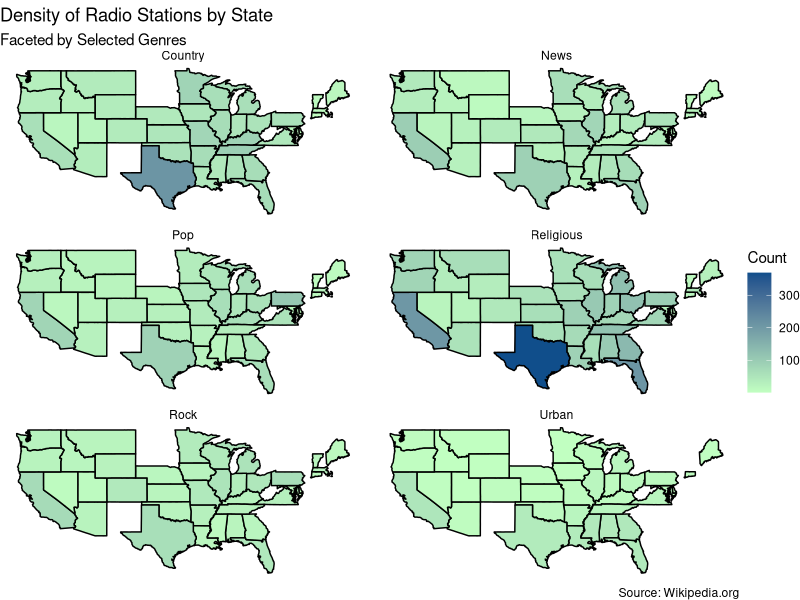
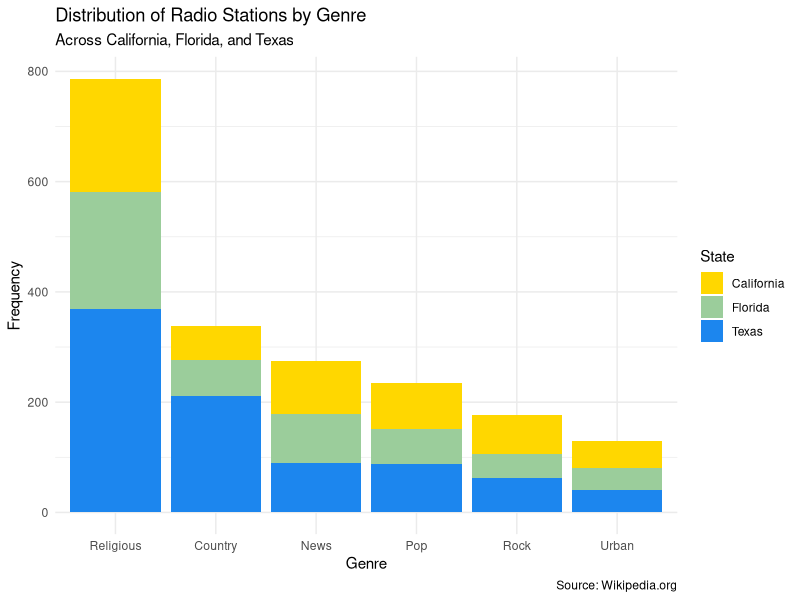
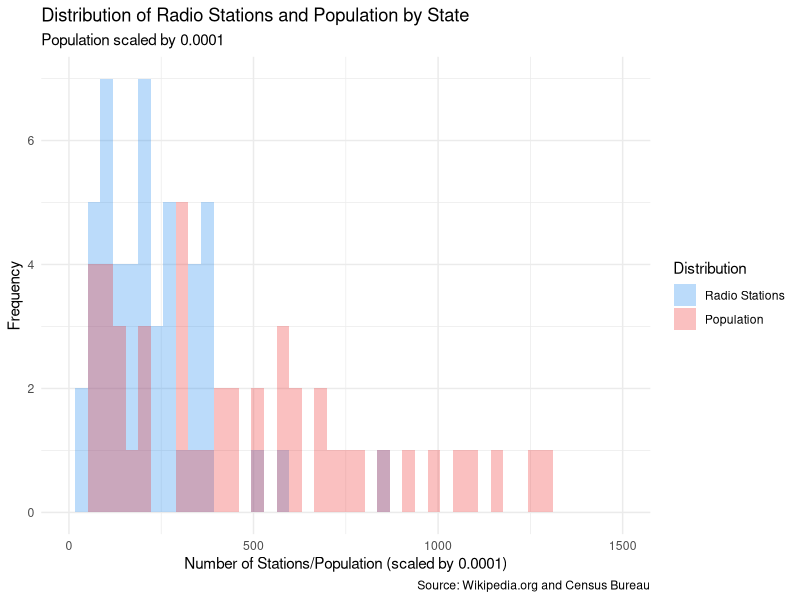
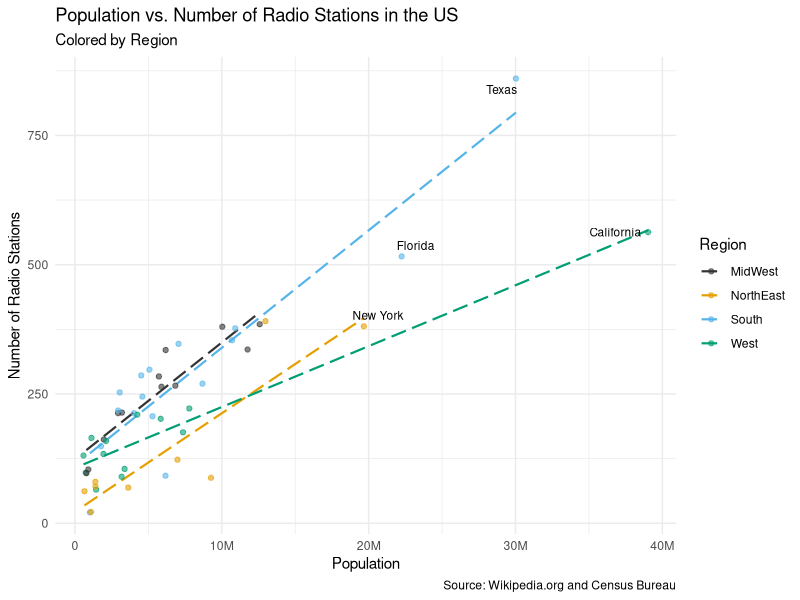

Reproduce these figures in R, in order.
## ---- chunk 1
#| label: load-packages
#| include: false

# Add any additional packages you need to this chunk
# Remove any packages from this list that you're not using

library(tidyverse)
library(ggrepel)
library(scales)
library(maps)
library(forcats)
## ---- chunk 2
#| label: setup
#| include: false

# For better figure resolution
knitr::opts_chunk$set(
  fig.retina = 3, 
  dpi = 300, 
  fig.width = 6, 
  fig.asp = 0.618, 
  out.width = "70%"
  )
## ---- chunk 3
#| label: load-data
#| include: false

# Load your data here
state_stations <- read_csv(file = 'data/state_stations.csv')
pop_data <- read_csv("data/population_data_2022.csv")
## ---- chunk 4
#| label: genre list
#| echo: false
#| warning: false

Genre_Lists <- list(
    c('Religious', 'Christian', 'Gospel', 'Religion', 'Catholic', 'worship'),
    c('Urban', 'R&B', 'Blues', 'Rhythmic','Rhythym and Blues','Hip Hop', 
     'mainstream urban', 'Urban adult contemporary', 'Urban contemporary'),
    c('Pop', 'Contemporary Hit', 'adult contemporary', 'Top 40 (CHR)', 
    'Hot AC', 'CHR'),
    c( 'Rock', 'Alternative','Indie'),
    c('Country','Southern', 'Bluegrass'),
    c('News', 'News/Talk', 'Talk'))
## ---- chunk 5
#| label: data prep for Q1
#| echo: false
#| warning: false


#https://stackoverflow.com/questions/62396968/how-can-i-group-a-column-based-off-of-a-list-of-string-patterns-in-r

state_stations <- read_csv(file = 'data/state_stations.csv')

tmpstr <- Reduce(function(s, lst) gsub(paste0("(", paste(lst, collapse = "|"),
                ")"), lst[1], s, ignore.case = TRUE),
                Genre_Lists, init = state_stations$format)

tmpGenres <- regmatches(tmpstr,
                gregexpr(paste0("(", paste0(sapply(Genre_Lists, `[[`,
                1), collapse = "|"), ")"),tmpstr, ignore.case = TRUE))

tmpGenres <- replace(tmpGenres, sapply(tmpGenres, Negate(length)),
                NA_character_)

tmpGenres <- sapply(tmpGenres, tail, n = 1)
tmpGenres[ is.na(tmpGenres) ] <- "Not Found"
state_stations$Genre <- tmpGenres

state_stations<-state_stations|>
  filter(!is.na(format))|>
  filter(Genre!='Not Found')

us_states <- map_data("state")

number_stations <- state_stations |>
  group_by(state, Genre) |>
  summarise(n = n())

number_stations <- drop_na(number_stations)
number_stations$state <- tolower(number_stations$state)
merged_stations <- full_join(us_states, number_stations, 
                             by = c("region" = "state"))

merged_stations <- merged_stations|>
  filter(!is.na(region))|>
  filter(!is.na(Genre))

CFT<- state_stations|>
  filter(state == "Texas" | state =="California" | state == "Florida") |>
  select(c(state, Genre)) |>
  group_by(state, Genre)
## ---- chunk 6
#| label: Q1 plot-1
#| echo: false
#| warning: false

# uses cleaned data from above chunk and plots choropleth map

ggplot() +
  geom_polygon(data = merged_stations, 
               aes(x = long, y = lat, group = group, fill = n), 
               color = "black") +
  facet_wrap(~ Genre, nrow=3, ncol=2, scales="free") +
  scale_fill_continuous(
  low = "darkseagreen1",high = "dodgerblue4") +
  labs(x = "", 
      title ="Density of Radio Stations by State",
      subtitle = "Faceted by Selected Genres",
      fill = "Count",
      caption = "Source: Wikipedia.org") + 
      theme_void()

## ---- chunk 7
#| label: Q1 plot-2
#| echo: false
#| warning: false

# uses cleaned data in above chunk and plots bar plot
ggplot(data=CFT, aes(x=fct_infreq(Genre), fill=state))+geom_bar() +
  scale_fill_manual(values=c('gold', 'darkseagreen3', 'dodgerblue2')) +
  theme_minimal() +
  labs(x = "Genre", 
      y = "Frequency",
      title ="Distribution of Radio Stations by Genre",
      subtitle = "Across California, Florida, and Texas",
      fill="State",
      caption = "Source: Wikipedia.org")

## ---- chunk 8
#| label: data prep for Q2
#| echo: false
#| warning: false

pop_data <- read_csv("data/population_data_2022.csv")

# label states
pop_data <- pop_data |> 
  mutate(
    region_name = case_when(
      REGION == 1 ~ "NorthEast",
      REGION == 2 ~ "MidWest",
      REGION == 3 ~ "South",
      REGION == 4 ~ "West",)) |> 
    select(region_name, NAME, POPESTIMATE2022)

# remove region names
pop_data <- pop_data[-c(1:14),]

# remove Puerto Rico
pop_data <- subset(pop_data, region_name != "Puerto Rico")

# remove '_" from space station state colums
state_stations$state <- sub("_", " ", state_stations$state)

state_stations_pop <- merge(x = state_stations, y = pop_data, by.x = "state",
                        by.y = "NAME")

state_stations_pop_reg <- distinct(state_stations_pop |> group_by(state) |> 
                            summarise(n = n(), region_name = region_name,
                            pop_2022 = POPESTIMATE2022))
station_count <- distinct(state_stations_pop |> 
      group_by(state) |> 
      summarise(n=n(), region_name=region_name, population = POPESTIMATE2022))
trial<-station_count |>
  mutate(new_population=population/10000) |>
  pivot_longer(cols=c("n", "new_population"),
               names_to="Distribution",
               values_to='x_value')

## ---- chunk 9
#| label: Q2 plot-1
#| echo: false
#| warning: false

#uses cleaned data from above chunk and plots histogram distribution

#https://stackoverflow.com/questions/6957549/overlaying-histograms-with-ggplot2-in-r
ggplot(data=trial, aes(x=x_value, fill= Distribution)) +
  geom_histogram(alpha = 0.3,bins=45,position="identity") + 
  xlim(0,1500) +
  labs(
    x = "Number of Stations/Population (scaled by 0.0001)",
    y = "Frequency",
    title = "Distribution of Radio Stations and Population by State",
    subtitle = "Population scaled by 0.0001",
    caption = "Source: Wikipedia.org and Census Bureau") + 
    scale_fill_manual(labels=c("Radio Stations", "Population"),
          values=c("dodgerblue2", "firebrick2")) +
    theme_minimal()
## ---- chunk 10
#| label: Q2 plot-2
#| echo: false
#| warning: false

#uses cleaned data from above chunk and plots scatter plot by region

ggplot(state_stations_pop_reg, aes(x = pop_2022, y = n, color = region_name)) +
  geom_smooth(method = "lm", se = FALSE, size = 0.75, linetype = "longdash") +
  geom_point(alpha = 0.6) +
  geom_text_repel(
    data=subset(state_stations_pop_reg, pop_2022 > 15000000 | n > 500), 
    aes(label = state), 
    color = "black", 
    size = 3) +
  scale_x_continuous(labels = label_number(scale_cut = cut_short_scale())) +
  scale_color_manual(values = c("#333333", "#E69F00", "#56B4E9", "#009E73")) +
  labs(x = "Population", 
      y = "Number of Radio Stations", 
      title = "Population vs. Number of Radio Stations in the US",
      subtitle = "Colored by Region",
      color = "Region",
      caption = "Source: Wikipedia.org and Census Bureau") + 
      theme_minimal()
